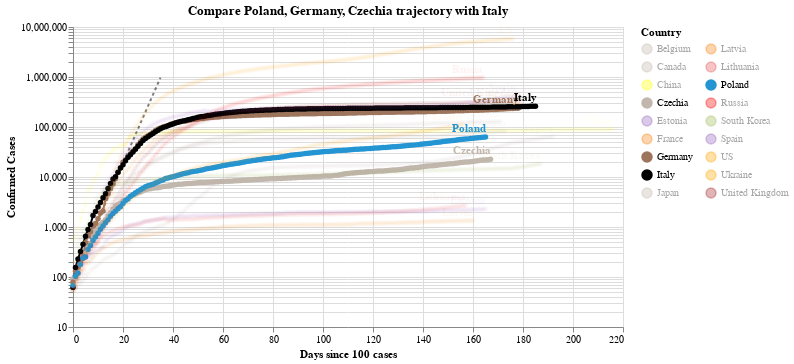

The cell this chart's notebook holds for it:
### Code cell
#hide_input
chart2 = make_since_chart(dff2,['Poland', 'Germany', 'Czechia'], baseline_countries)
chart2

### Figure 1 — Vega-Lite specification as saved in the notebook (floating-point values rounded to 4 significant figures; data arrays with more than 128 entries replaced by an {"elided": "..."} marker saying what was removed)
{"config": {"view": {"continuousWidth": 400, "continuousHeight": 300}}, "layer": [{"data": {"name": "data-628230001892d6798b50651be41d1b3e"}, "mark": {"type": "line", "color": "black", "opacity": 0.5, "strokeDash": [3, 3]}, "encoding": {"x": {"type": "quantitative", "field": "Days since 100 cases"}, "y": {"type": "quantitative", "field": "Confirmed Cases"}}}, {"data": {"name": "data-caba91127ed4a460819ec3f83c6cc939"}, "mark": {"type": "line", "point": true}, "encoding": {"color": {"type": "nominal", "field": "Country", "legend": {"columns": 2}, "scale": {"domain": ["Belgium", "Canada", "China", "Czechia", "Estonia", "France", "Germany", "Italy", "Japan", "Latvia", "Lithuania", "Poland", "Russia", "South Korea", "Spain", "US", "Ukraine", "United Kingdom"], "range": ["#C1B7AD", "#C1B7AD", "yellow", "#C1B7AD", "#9467bd", "#F58518", "#9D755D", "black", "#C1B7AD", "#F58518", "#E45756", "#2495D3", "red", "#A1BA59", "#9467bd", "orange", "orange", "brown"]}}, "opacity": {"condition": {"value": 1, "selection": "selector002"}, "value": 0.05}, "tooltip": [{"type": "nominal", "field": "Country"}, {"type": "temporal", "field": "Date"}, {"type": "quantitative", "field": "Confirmed Cases"}, {"type": "quantitative", "field": "Days since 100 cases"}], "x": {"type": "quantitative", "field": "Days since 100 cases"}, "y": {"type": "quantitative", "field": "Confirmed Cases", "scale": {"type": "log"}}}, "selection": {"selector002": {"type": "multi", "fields": ["Country"], "bind": "legend", "init": [{"Country": "Poland"}, {"Country": "Germany"}, {"Country": "Czechia"}, {"Country": "Italy"}]}}, "width": 550}, {"data": {"name": "data-caba91127ed4a460819ec3f83c6cc939"}, "mark": {"type": "text", "align": "right", "dy": -8, "fontWeight": "bold"}, "encoding": {"color": {"type": "nominal", "field": "Country", "legend": {"columns": 2}, "scale": {"domain": ["Belgium", "Canada", "China", "Czechia", "Estonia", "France", "Germany", "Italy", "Japan", "Latvia", "Lithuania", "Poland", "Russia", "South Korea", "Spain", "US", "Ukraine", "United Kingdom"], "range": ["#C1B7AD", "#C1B7AD", "yellow", "#C1B7AD", "#9467bd", "#F58518", "#9D755D", "black", "#C1B7AD", "#F58518", "#E45756", "#2495D3", "red", "#A1BA59", "#9467bd", "orange", "orange", "brown"]}}, "opacity": {"condition": {"value": 1, "selection": "selector002"}, "value": 0.05}, "text": {"type": "nominal", "field": "Country"}, "tooltip": [{"type": "nominal", "field": "Country"}, {"type": "temporal", "field": "Date"}, {"type": "quantitative", "field": "Confirmed Cases"}, {"type": "quantitative", "field": "Days since 100 cases"}], "x": {"type": "quantitative", "field": "Days since 100 cases"}, "y": {"type": "quantitative", "field": "Confirmed Cases", "scale": {"type": "log"}}}, "transform": [{"filter": "(datum['Date'] >= 1598313600000)"}], "width": 550}], "title": "Compare Poland, Germany, Czechia trajectory with Italy", "$schema": "https://vega.github.io/schema/vega-lite/v4.0.2.json", "datasets": {"data-628230001892d6798b50651be41d1b3e": [{"Days since 100 cases": 0, "Confirmed Cases": 100.0}, {"Days since 100 cases": 1, "Confirmed Cases": 130.0}, {"Days since 100 cases": 2, "Confirmed Cases": 169.0}, {"Days since 100 cases": 3, "Confirmed Cases": 219.7}, {"Days since 100 cases": 4, "Confirmed Cases": 285.6}, {"Days since 100 cases": 5, "Confirmed Cases": 371.3}, {"Days since 100 cases": 6, "Confirmed Cases": 482.7}, {"Days since 100 cases": 7, "Confirmed Cases": 627.5}, {"Days since 100 cases": 8, "Confirmed Cases": 815.7}, {"Days since 100 cases": 9, "Confirmed Cases": 1060.0}, {"Days since 100 cases": 10, "Confirmed Cases": 1379.0}, {"Days since 100 cases": 11, "Confirmed Cases": 1792.0}, {"Days since 100 cases": 12, "Confirmed Cases": 2330.0}, {"Days since 100 cases": 13, "Confirmed Cases": 3029.0}, {"Days since 100 cases": 14, "Confirmed Cases": 3937.0}, {"Days since 100 cases": 15, "Confirmed Cases": 5119.0}, {"Days since 100 cases": 16, "Confirmed Cases": 6654.0}, {"Days since 100 cases": 17, "Confirmed Cases": 8650.0}, {"Days since 100 cases": 18, "Confirmed Cases": 11250.0}, {"Days since 100 cases": 19, "Confirmed Cases": 14620.0}, {"Days since 100 cases": 20, "Confirmed Cases": 19000.0}, {"Days since 100 cases": 21, "Confirmed Cases": 24710.0}, {"Days since 100 cases": 22, "Confirmed Cases": 32120.0}, {"Days since 100 cases": 23, "Confirmed Cases": 41750.0}, {"Days since 100 cases": 24, "Confirmed Cases": 54280.0}, {"Days since 100 cases": 25, "Confirmed Cases": 70560.0}, {"Days since 100 cases": 26, "Confirmed Cases": 91730.0}, {"Days since 100 cases": 27, "Confirmed Cases": 119300.0}, {"Days since 100 cases": 28, "Confirmed Cases": 155000.0}, {"Days since 100 cases": 29, "Confirmed Cases": 201500.0}, {"Days since 100 cases": 30, "Confirmed Cases": 262000.0}, {"Days since 100 cases": 31, "Confirmed Cases": 340600.0}, {"Days since 100 cases": 32, "Confirmed Cases": 442800.0}, {"Days since 100 cases": 33, "Confirmed Cases": 575600.0}, {"Days since 100 cases": 34, "Confirmed Cases": 748300.0}, {"Days since 100 cases": 35, "Confirmed Cases": 972800.0}], "data-caba91127ed4a460819ec3f83c6cc939": {"elided": "3165 records"}}}
